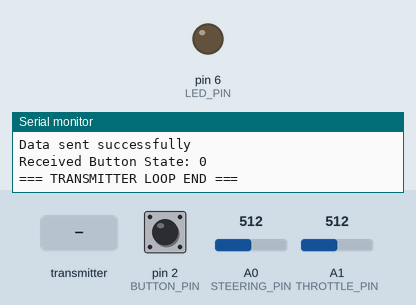
This program was run on a simulated Arduino Uno, built with avr-gcc and run on an emulated ATmega328P. On the bench: output pins drawn as LEDs (lit = HIGH), the last lines printed to the serial monitor. The test bench sets the inputs (shaded band); at power-on: pin 2 (BUTTON_PIN) HIGH, A0 (STEERING_PIN) = 512, A1 (THROTTLE_PIN) = 512. No radio packets arrive unless stated.

Above: at 2.5 s.
2.6 s: the transmitter starts sending buttonState = 1
At 3.47 s:
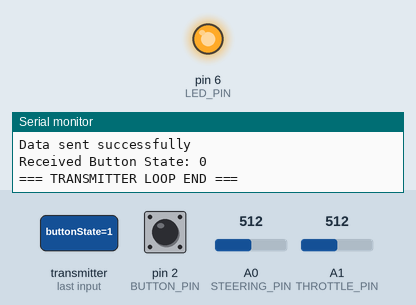
5.6 s: pin 2 (BUTTON_PIN) pulled LOW for 1 s
8.6 s: the transmitter starts sending buttonState = 0
At 9.3 s:
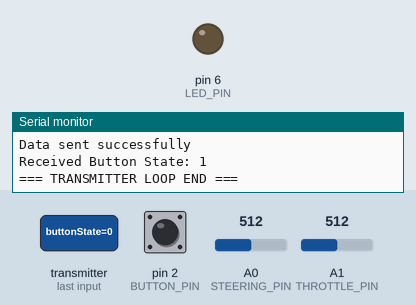
10.1 s: pin 2 (BUTTON_PIN) pulled LOW for 3.2 s
At 11.11 s:
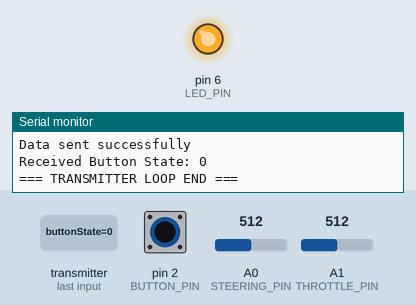
Timing chart, 0 to 14.8 s (numbered marks = the images above; inputs shaded):
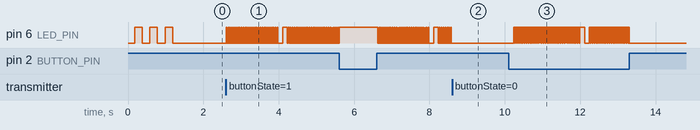

Measured:
- after the input at 2.6 s, pin 6 (LED_PIN): goes 27 × (HIGH 0.01 s, LOW 0.04 s), HIGH 0.01 s, LOW 0.13 s, HIGH 0.12 s, 27 × (LOW 0.04 s, HIGH 0.01 s), then LOW, starting at once
- after the input at 8.6 s, pin 6 (LED_PIN): stops changing and stays LOW
- after the input at 10.1 s, pin 6 (LED_PIN): goes 35 × (HIGH 0.04 s, LOW 0.01 s), HIGH 0.13 s, LOW 0.12 s, 21 × (HIGH 0.04 s, LOW 0.01 s), HIGH 0.02 s, then LOW, starting after 0.13 s

The program:

main.cpp
```cpp
#include <SPI.h>
#include <nRF24L01.h>
#include <RF24.h>

#define LED_PIN 6
#define STEERING_PIN A0
#define THROTTLE_PIN A1
#define BUTTON_PIN 2 // Button on joystick connected to D2

int SERIAL_SPEED = 9600;
const unsigned long LOOP_INTERVAL = 10; // Increase to 100Hz for better responsiveness
unsigned long lastLoopTime = 0;

// Debug filtering variables - optimized for minimal latency
const unsigned long DEBUG_INTERVAL = 2000; // Debug output every 2 seconds (reduced from 500ms)
unsigned long lastDebugTime = 0;
unsigned long lastFailDebugTime = 0;
unsigned long lastSuccessDebugTime = 0;

int BYTE_MIN_RANGE = 0;
int BYTE_MAX_RANGE = 255;

RF24 radio(7, 8); // CE, CSN
const byte addresses[][6] = {"00001", "00002"};

struct Data_Package
{
  byte steeringAngle;
  bool buttonState;
  byte throttle;
};

Data_Package data; // Create a variable with the above structure

// Funktionsdeklarationer
void initializeRadio();
void readInputValues(bool shouldDebug);
void transmitData();
void receiveData();
int readAndMapSteering();
int readAndMapThrottle();
long get_byte_value(int throttleValue);
void setButtonState(bool shouldDebug);
int servoJitterFilter(int angle);

void setup()
{
  pinMode(LED_PIN, OUTPUT);
  pinMode(BUTTON_PIN, INPUT_PULLUP); // Button with internal pullup
  digitalWrite(LED_PIN, LOW);
  Serial.begin(SERIAL_SPEED);
  while (!Serial)
  {
    ; // Vänta tills Serial är redo
  }
  initializeRadio();
  Serial.println("\n\n=== TRANSMITTER STARTING ===");

  // Blink LED to identify this as transmitter
  for (int i = 0; i < 3; i++)
  {
    digitalWrite(LED_PIN, HIGH);
    delay(200);
    digitalWrite(LED_PIN, LOW);
    delay(200);
  }

  Serial.println("Transmitter ready - LED blinking indicates button state");
}

void loop()
{
  unsigned long currentTime = millis();
  if (currentTime - lastLoopTime >= LOOP_INTERVAL)
  {
    // Only print loop debug messages occasionally to reduce serial spam
    bool shouldDebug = (currentTime - lastDebugTime >= DEBUG_INTERVAL);
    if (shouldDebug)
    {
      Serial.println("\n=== TRANSMITTER LOOP START ===");
      lastDebugTime = currentTime;
    }

    readInputValues(shouldDebug);
    transmitData();
    receiveData();
    setButtonState(shouldDebug);

    if (shouldDebug)
    {
      Serial.println("=== TRANSMITTER LOOP END ===");
      Serial.flush();
    }
    lastLoopTime = currentTime;
  }
  // Small delay to prevent overwhelming the system
  delayMicroseconds(100);
}

void initializeRadio()
{
  Serial.println("=== SENDER RADIO DEBUG: Initializing radio ===");
  radio.begin();

  // Check if radio is connected
  if (!radio.isChipConnected())
  {
    Serial.println("ERROR: nRF24L01 not connected!");
    return;
  }
  Serial.println("nRF24L01 chip connected successfully");

  radio.setPALevel(RF24_PA_MIN);
  radio.setDataRate(RF24_2MBPS);          // Öka dataöverföringshastigheten
  radio.setChannel(76);                   // Use a specific channel to avoid interference
  radio.setRetries(1, 1);                 // Reduce retries for faster response
  radio.openWritingPipe(addresses[1]);    // 00002
  radio.openReadingPipe(1, addresses[0]); // 00001
  radio.stopListening();
  radio.flush_tx();
  radio.flush_rx();

  Serial.println("Sender Radio configuration:");
  Serial.print("Channel: ");
  Serial.println(radio.getChannel());
  Serial.print("Data Rate: ");
  Serial.println(radio.getDataRate());
  Serial.print("PA Level: ");
  Serial.println(radio.getPALevel());
  Serial.println("=== SENDER RADIO DEBUG: Initialization complete ===");
}

int removeInputJitter(int input)
{
  if (input >= 122 && input <= 132)
  { // remove center jitter - FIXED: was backwards!
    return 127;
  }
  else if (input < 20)
  {
    return 0;
  }
  else if (input > 235)
  {
    return 255;
  }
  else
  {
    return input;
  }
}

int readAndMapAnalogInput(int pin)
{
  int analogValue = analogRead(pin);
  int byteValue = map(analogValue, 0, 1023, 0, 255);
  byteValue = removeInputJitter(byteValue);
  return byteValue;
}

void readInputValues(bool shouldDebug)
{
  data.steeringAngle = readAndMapAnalogInput(STEERING_PIN);
  data.throttle = readAndMapAnalogInput(THROTTLE_PIN);

  // Read button state (inverted because of INPUT_PULLUP)
  data.buttonState = !digitalRead(BUTTON_PIN);

  if (shouldDebug)
  {
    Serial.print("        Sending: Angle Value: ");
    Serial.print(data.steeringAngle);
    Serial.print(" | Throttle Value: ");
    Serial.print(data.throttle);
    Serial.print(" | Button: ");
    Serial.println(data.buttonState ? "PRESSED" : "RELEASED");
  }
}

void transmitData()
{
  radio.stopListening();
  delayMicroseconds(200); // Increase delay to ensure radio is ready
  bool success = radio.write(&data, sizeof(Data_Package));
  unsigned long currentTime = millis();

  if (success)
  {
    // Only print success message occasionally to reduce serial spam
    if (currentTime - lastSuccessDebugTime >= DEBUG_INTERVAL)
    {
      Serial.println("Data sent successfully");
      lastSuccessDebugTime = currentTime;
    }
  }
  else
  {
    // Only print failure message occasionally to reduce serial spam
    if (currentTime - lastFailDebugTime >= DEBUG_INTERVAL)
    {
      Serial.println("Data send failed");
      lastFailDebugTime = currentTime;
    }
  }
  delayMicroseconds(200); // Add delay before switching back
}

void receiveData()
{
  radio.startListening();
  delayMicroseconds(200); // Increase delay to ensure radio is ready
  unsigned long startTime = millis();
  while (millis() - startTime < 5)
  { // Increase timeout slightly
    if (radio.available())
    {
      radio.read(&data, sizeof(Data_Package));
      break;
    }
  }
}

void setButtonState(bool shouldDebug)
{
  if (shouldDebug)
  {
    Serial.print("Received Button State: ");
    Serial.println(data.buttonState);
  }
  digitalWrite(LED_PIN, data.buttonState ? HIGH : LOW);
}
```
